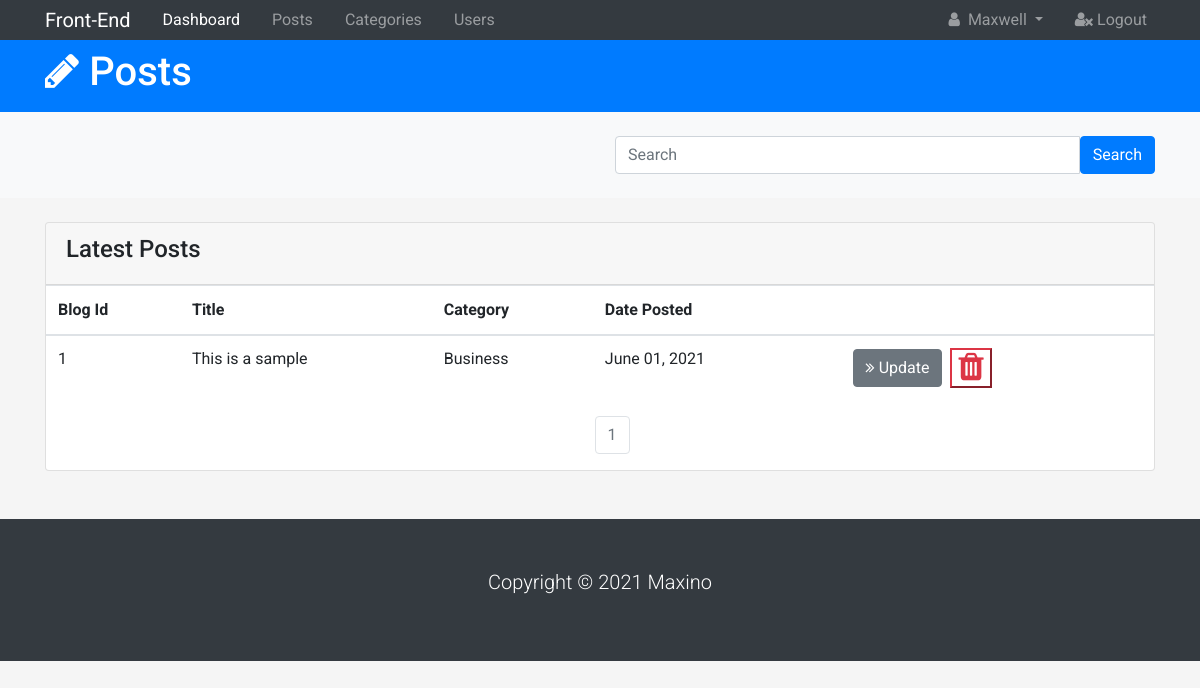
/admin/posts (signed in), run on an earlier commit of the app's database.
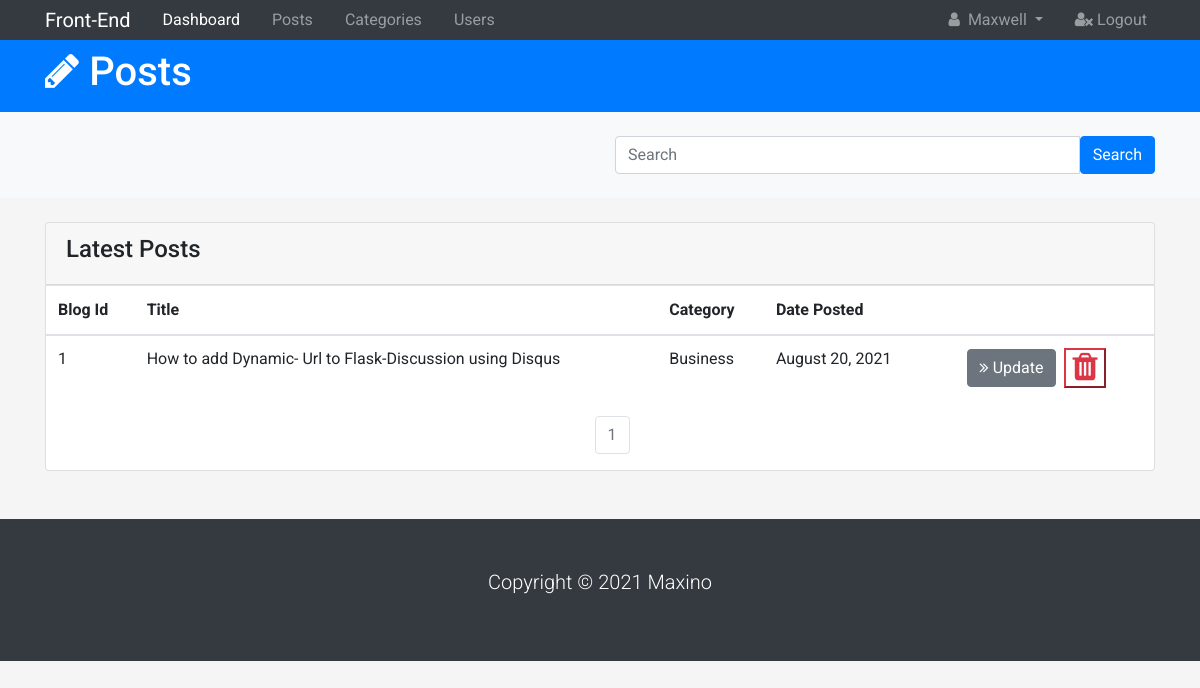
And on a later commit of the database.
### Portfolio/models.py (models this page shows, shortened)
class Blog(db.Model):
    __tablename__ = 'blog'
    id = db.Column(db.Integer, primary_key=True)
    user_id = db.Column(db.Integer, db.ForeignKey('user.id'), nullable=False)
    category_id = db.Column(db.Integer, db.ForeignKey('category.id'))
    title = db.Column(db.Text(), nullable=False)
    slug = db.Column(db.String(180), nullable=False)
    picture = db.Column(db.String(100), nullable=True)
    description = db.Column(db.String(200))
    keywords = db.Column(db.String(100), nullable=True)
    img_alt = db.Column(db.String(100), nullable=True)
    date = db.Column(db.DateTime, nullable=False, default=datetime.utcnow)
    text = db.Column(db.Text, nullable=False)

class Category(db.Model):
    __tablename__ = 'category'
    id = db.Column(db.Integer, primary_key=True)
    name = db.Column(db.String(100), nullable=False)
    slug = db.Column(db.String(100), nullable=False)
    date_posted = db.Column(db.DateTime, nullable=False,
                            default=datetime.utcnow)
    blogs = db.relationship('Blog', backref='category', lazy='dynamic')

### Portfolio/admin/routes.py (the view)
@author.route('/admin/posts')
@login_required
def posts():
    page = request.args.get('page', type=int)
    blogs = Blog.query.order_by(
        Blog.date.desc()).paginate(page=page, per_page=10)
    return render_template('admin/posts.html', admin=True, blogs=blogs)

### Portfolio/__init__.py (called while the page is built)
@app.teardown_appcontext
def shutdown_session(exception=None):
    db.session.remove()

### Portfolio/templates/admin/posts.html (shortened to what this page needs)
{% extends 'admin/base.html' %}
{% block content %}
  <header id="main-header" class="py-2 bg-primary text-white">
    <div class="container">
      <div class="row">
        <div class="col-md-6">
          <h1><i class="fa fa-pencil"></i> Posts</h1>
        </div>
      </div>
    </div>
  </header>
  <section id="action" class="py-4 mb-4 bg-light">
    <div class="container">
      <div class="row">
        <div class="col-md-6 ml-auto">
          <div class="input-group">
            <input type="text" class="form-control" placeholder="Search">
            <span class="input-group-btn">
              <button class="btn btn-primary">Search</button>
            </span>
          </div>
        </div>
      </div>
    </div>
  </section>
  <section id="posts">
    <div class="container">
      <div class="row">
        <div class="col">
          <div class="card">
            <div class="card-header">
              <h4>Latest Posts</h4>
            </div>
            <table class="table table-striped">
              <thead class="thead-inverse">
                <tr>
                  <th>Blog Id</th>
                  <th>Title</th>
                  <th>Category</th>
                  <th>Date Posted</th>
                  <th></th>
                </tr>
              </thead>
              <tbody>
                <tr>
                  {% for blog in blogs.items %}
                  <tr>
                    <td scope="row">{{blog.id}}</td>
                    <td>{{blog.title}}</td>
                    <td>{{blog.category.name}}</td>
                    <td>{{blog.date.strftime("%B %d, %Y ")}}</td>
                    <td class="align-items-center d-flex">
                      {% if current_user.id ==1 %}
                      <a href="{{url_for('author.update_post', blog_id=blog.id)}}" class="btn btn-secondary ml-4">
                      <i class="fa fa-angle-double-right"></i> Update
                    </a>
                    <button class="btn-link btn-outline-danger text-danger ml-2" data-toggle="modal" data-target="#my">
                      <i class="fa fa-trash fa-2x "></i>
                      </button>
                  {% endif %}
                  </td>
                      </tr>
                      {% endfor %}
              </tbody>
            </table>
            <nav class="ml-4 page">
              <ul class="pagination justify-content-center">
                {% for page_num in blogs.iter_pages(left_edge=1, right_edge=1, left_current=1, right_current=2) %}
                    {% if page_num %}
                        {% if blogs.page ==page_num %}
                        <li class="page-item disabled"><a href="{{url_for('author.posts', page=page_num)}}" class="page-link">{{page_num}}</a></li>
                        {% else %}
                        <li class="page-item"><a href="{{url_for('author.posts', page=page_num)}}" class="page-link">{{page_num}}</a></li>
                        {% endif %}
                    {% else %}
                      ...
                    {% endif %}
                {% endfor %}
              </ul>
            </nav>
          </div>
        </div>
      </div>
    </div>
  </section>
{% endblock  %}

What changed in the data, as far as the page shows it:
changed Blog "Business": title "This is a sample" → "How to add Dynamic- Url to Flask-Discussion using Disqus"; date "June 01, 2021" → "August 20, 2021"
